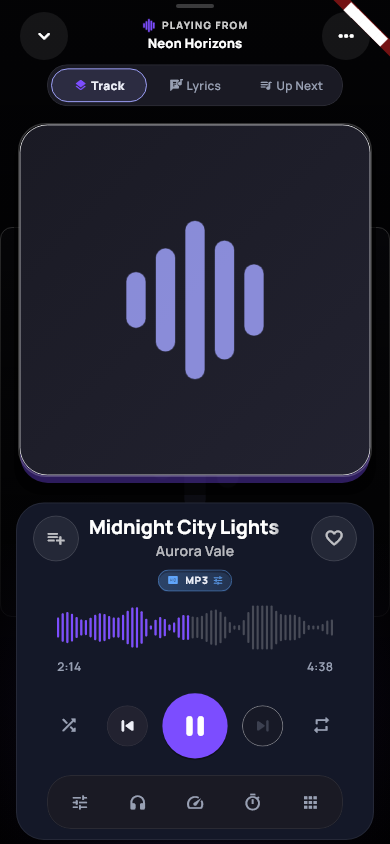
#> input picture audit/shots/theme_card.png, 390 x 844 px; its folder holds only this picture in this run
$ python _sheet.py
#> lines starting #> are read from the running program, lines starting #| are printed output that depends on the picture
from PIL import Image, ImageDraw
import os, glob
files = sorted(glob.glob('audit/shots/theme_*.png'))
tw, th = 260, 563
cols, rows = 3, 3
sheet = Image.new('RGB', (cols*tw, rows*(th+22)), (18,18,20))
d = ImageDraw.Draw(sheet)
for i, f in enumerate(files):
    im = Image.open(f).convert('RGB').resize((tw, th))
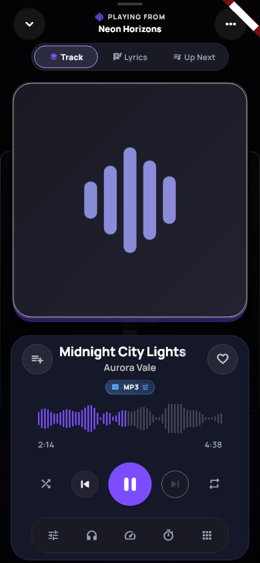
#> im: PIL image 260x563 RGB; mean R, G, B 30.4, 30.9, 46.4
    x, y = (i % cols)*tw, (i // cols)*(th+22)
    sheet.paste(im, (x, y+22))
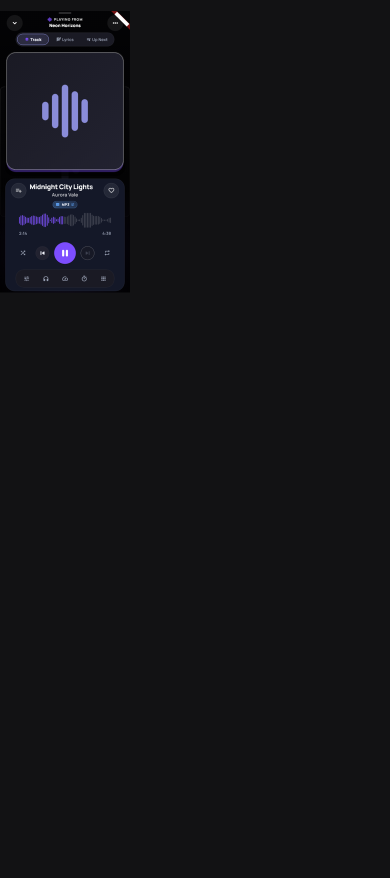
#> sheet: PIL image 780x1755 RGB (shown at 1/2 size); mean R, G, B 19.3, 19.4, 22.8
    d.text((x+6, y+5), os.path.basename(f).replace('theme_','').replace('.png',''), fill=(230,230,235))
sheet.save('audit/shots/contact_sheet.png')
print('ok', sheet.size)
#| ok (780, 1755)

$ run again, on audit/shots/theme_lyricsFocus.png
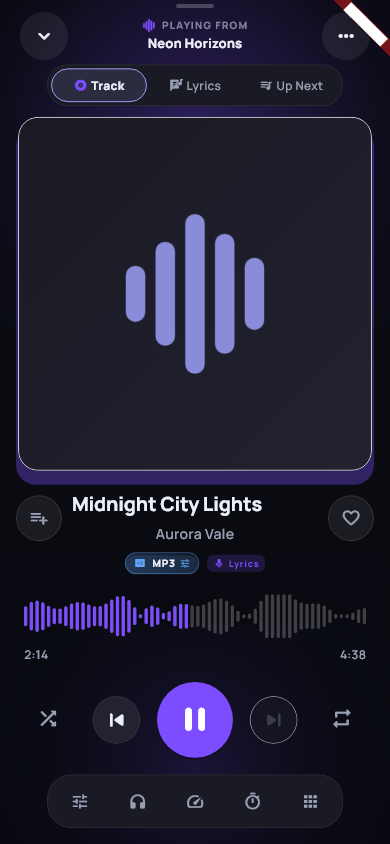
#> input picture audit/shots/theme_lyricsFocus.png, 390 x 844 px
#> `im = Image.open(f).convert('RGB').resize((tw, th))`:
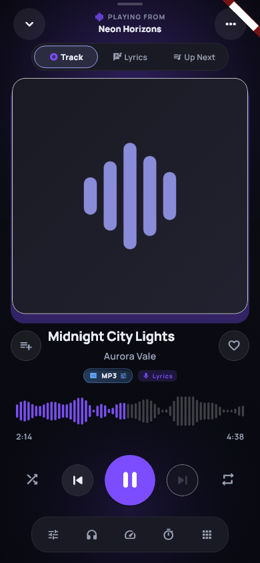
#> im: PIL image 260x563 RGB; mean R, G, B 31.7, 30.3, 49
#> `sheet.paste(im, (x, y+22))`:
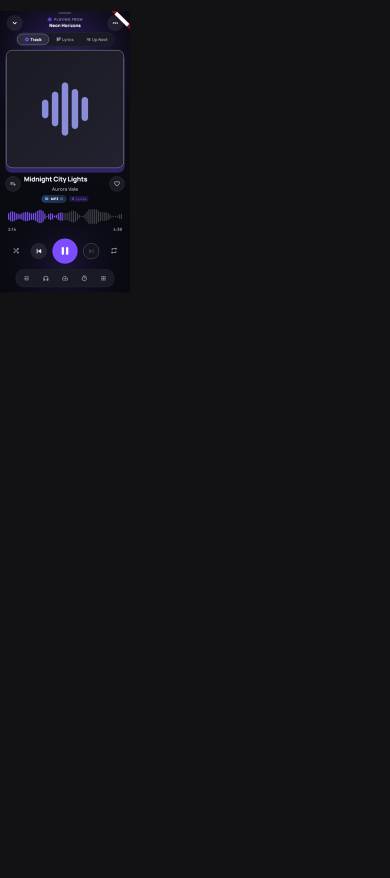
#> sheet: PIL image 780x1755 RGB (shown at 1/2 size); mean R, G, B 19.5, 19.3, 23.1
#| ok (780, 1755)

$ run again, on audit/shots/theme_minimal.png
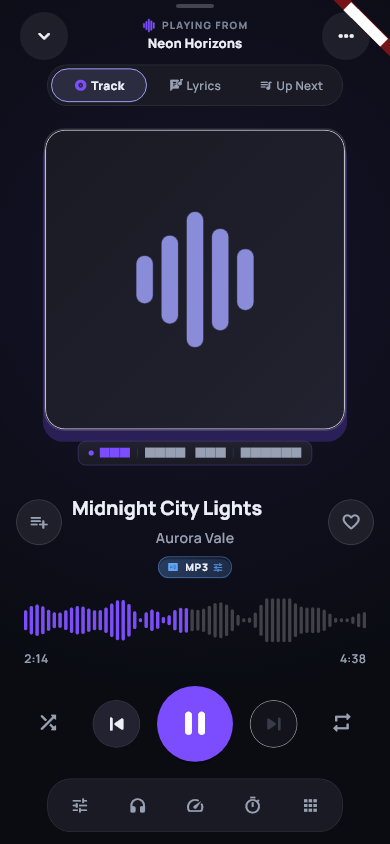
#> input picture audit/shots/theme_minimal.png, 390 x 844 px
#> `im = Image.open(f).convert('RGB').resize((tw, th))`:
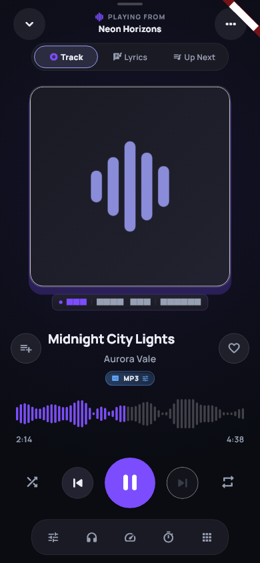
#> im: PIL image 260x563 RGB; mean R, G, B 29.5, 29, 45.7
#> `sheet.paste(im, (x, y+22))`:
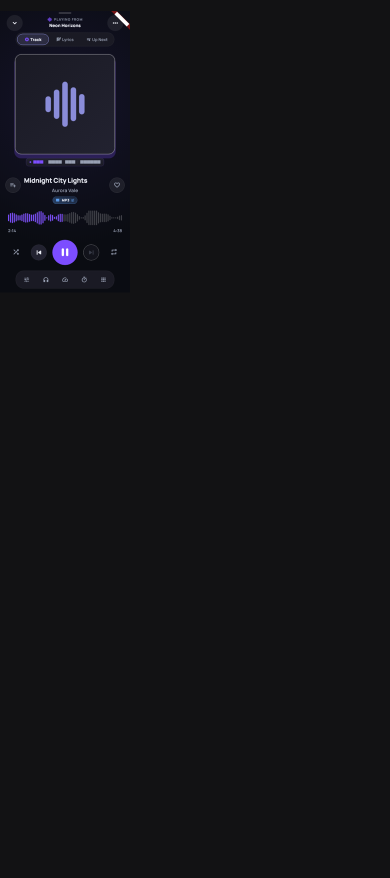
#> sheet: PIL image 780x1755 RGB (shown at 1/2 size); mean R, G, B 19.2, 19.2, 22.7
#| ok (780, 1755)

$ run again, on audit/shots/theme_cassette.png
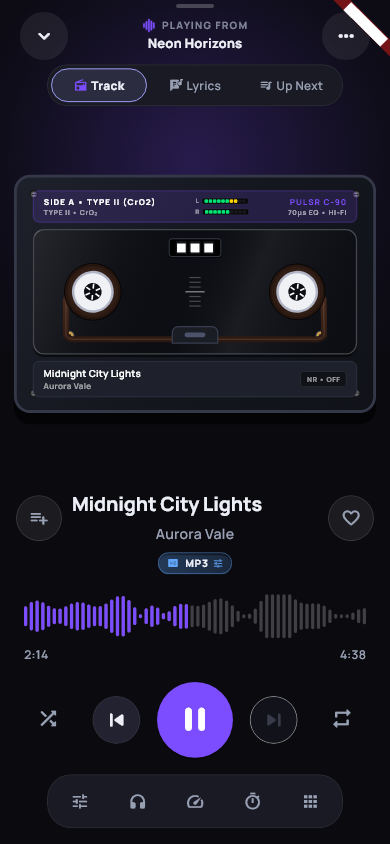
#> input picture audit/shots/theme_cassette.png, 390 x 844 px
#> `im = Image.open(f).convert('RGB').resize((tw, th))`:
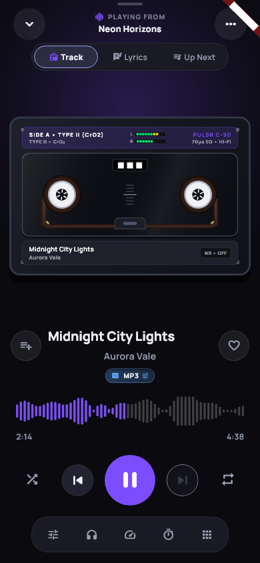
#> im: PIL image 260x563 RGB; mean R, G, B 26.6, 25.1, 38.7
#> `sheet.paste(im, (x, y+22))`:
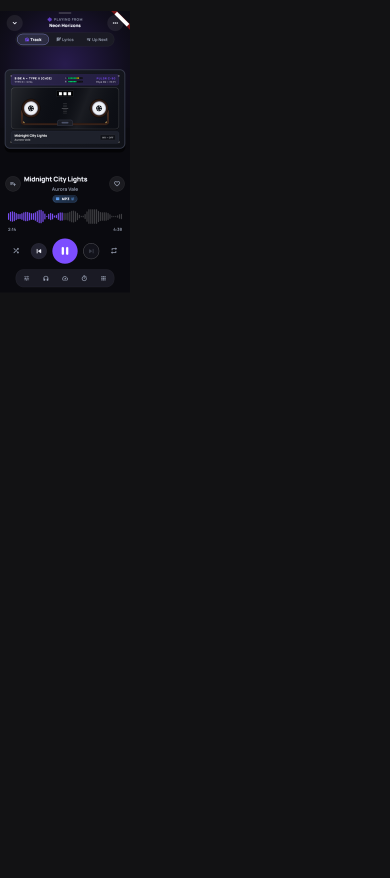
#> sheet: PIL image 780x1755 RGB (shown at 1/2 size); mean R, G, B 18.9, 18.8, 22
#| ok (780, 1755)
